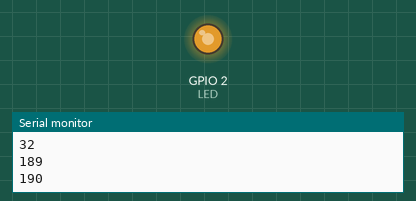
The sketch below on a simulated ESP32. On the bench: output pins drawn as LEDs (lit = HIGH), the last lines printed to the serial monitor. Random numbers use the default seed unless the sketch sets one.

Above: at 1.56 s.
At 6.66 s:
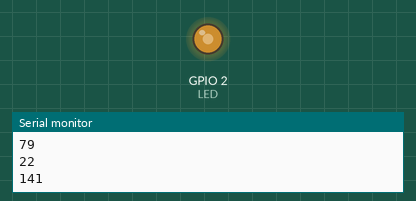
At 16.96 s:
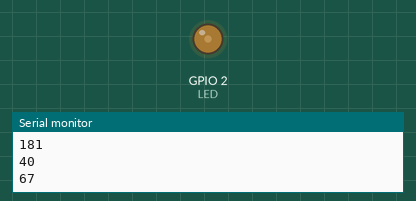
At 35.6 s:
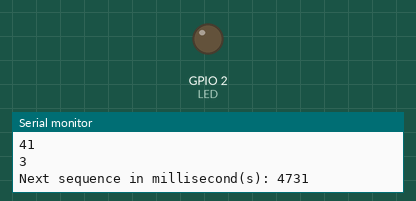
Timing chart, 0 to 37.1 s (numbered marks = the images above):
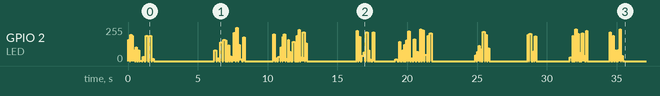

The sketch:

lightningFX.ino
```cpp
/*
 * LightningFX
 * This program simulates the irregular flashing effect of lightning
 * Compatiblity: ESP32
 *
 * Written by John Makar
 */
#include <analogWrite.h>

//#define DEBUG                           // Un-comment to Debug
#define DEBUG_BAUD 9600

#define LED 2                             // Onboard Led PIN

constexpr uint16_t minB = 0;              // Minimum LED Brightness (0-255)
constexpr uint16_t maxB = 255;            // Maximum LED Brightness (0-255)

constexpr uint16_t minDuration = 50;      // Minimum flash duration
constexpr uint16_t maxDuration = 150;     // Maximum flash duration

constexpr uint16_t minDelay = 1;          // Minimum delay between indivdual flash
constexpr uint16_t maxDelay = 150;        // Maximum delay between indivdual flash

constexpr uint16_t minFlashes = 3;        // Minimum number of flashes
constexpr uint16_t maxFlashes = 15;       // Maximum number of flashes

constexpr uint16_t minDelayLength = 1000; // Minimum delay between flash sequence
constexpr uint16_t maxDelayLength = 5000; // Maximum delay between flash sequence

void setup()
{
  #ifdef DEBUG
  Serial.begin(DEBUG_BAUD);
  while (!Serial);
  Serial.println("\nDEBUG MODE...");
  #endif

  pinMode(LED, OUTPUT);
}

void loop()
{
  uint8_t numFlashes = random(minFlashes, maxFlashes);
  uint16_t delayLength = random(minDelayLength, maxDelayLength);  // Frequency between flashes

  Serial.printf("Number of flashes: %d\n", numFlashes);

  for (uint8_t i = 0 ; i <= numFlashes; i++) {
    int intensity = random(minB, maxB);
    Serial.println(intensity);
    analogWrite(LED, intensity);               // Set LED brightness
    delay(random(minDuration, maxDuration));   // Flash duration

    analogWrite(LED, 0);                       // Turn off LED
    delay(random(minDelay, maxDelay));         // Delay until next flash
  }

  Serial.printf("Next sequence in millisecond(s): %d\n", delayLength);

  delay(delayLength);
}
```
